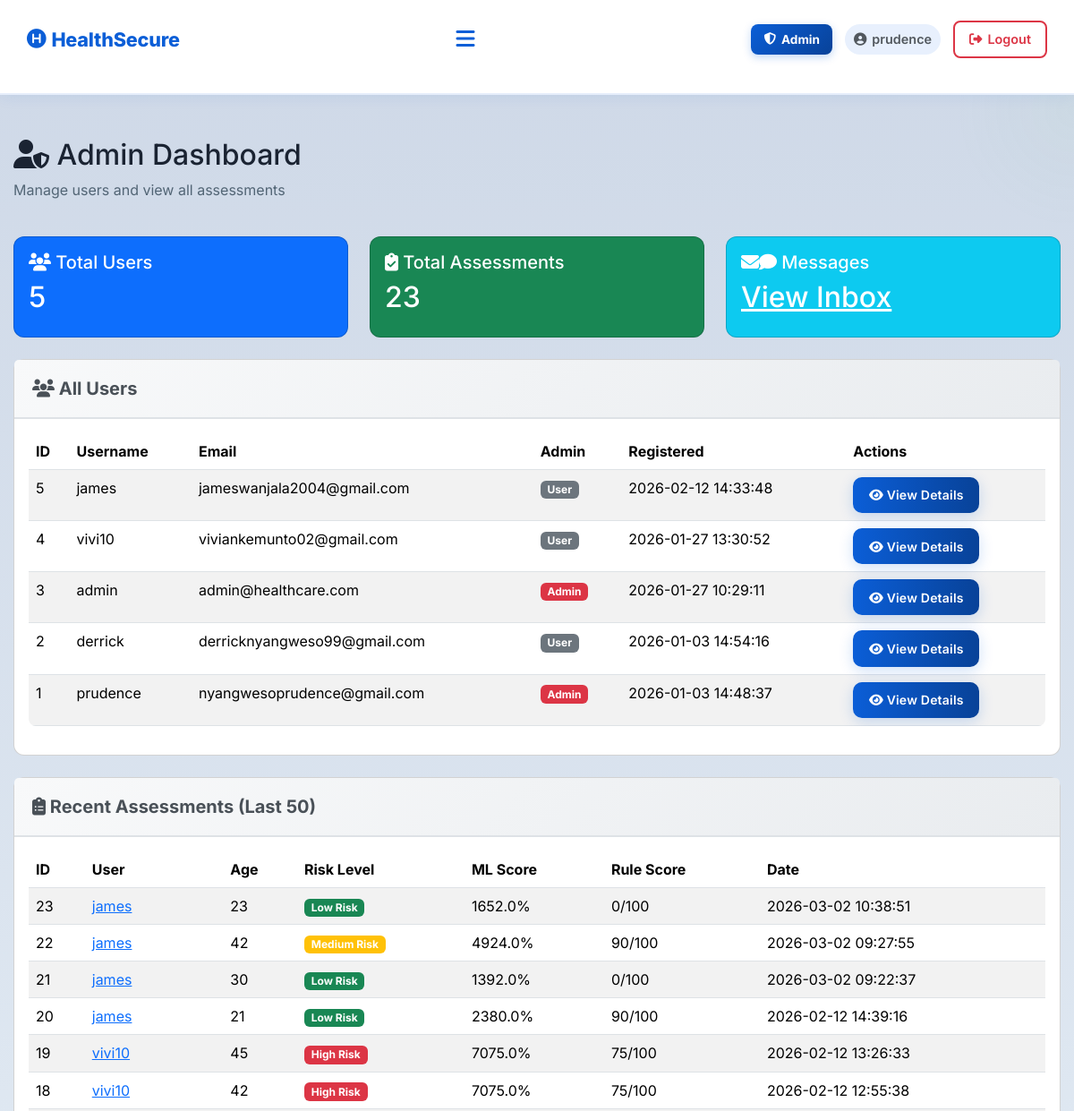
Page /admin (signed in, upper part) on the earlier database version.
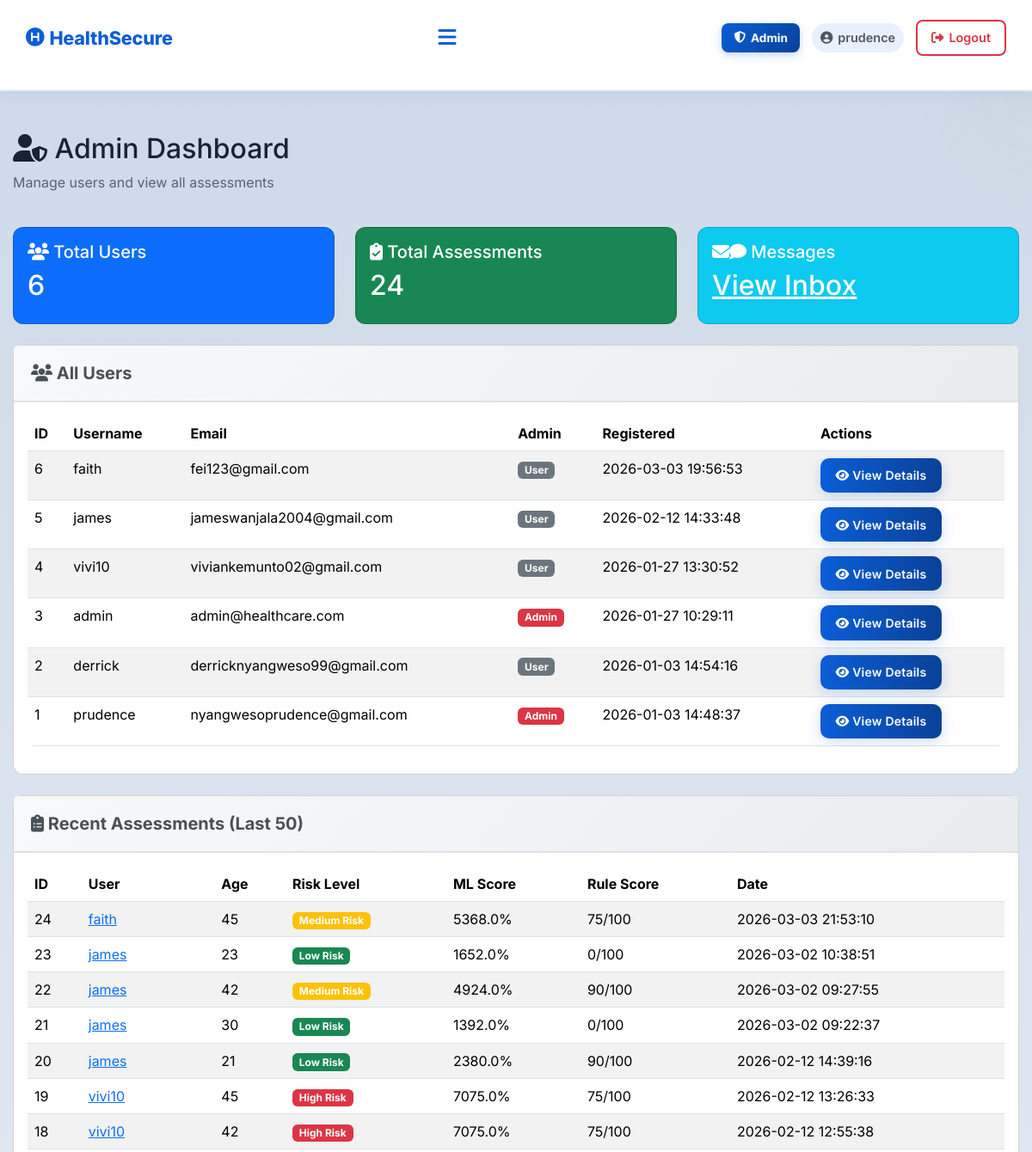
Same page on the later database version.
### tables this page shows
CREATE TABLE users (
            id INTEGER PRIMARY KEY AUTOINCREMENT,
            username TEXT UNIQUE NOT NULL,
            email TEXT UNIQUE NOT NULL,
            password TEXT NOT NULL,
            created_at TIMESTAMP DEFAULT CURRENT_TIMESTAMP
        , is_admin INTEGER DEFAULT 0);

CREATE TABLE assessments (
            id INTEGER PRIMARY KEY AUTOINCREMENT,
            user_id INTEGER NOT NULL,
            age INTEGER,
            gender TEXT,
            marital_status TEXT,
            employment_status TEXT,
            income REAL,
            children INTEGER,
            education_level TEXT,
            residence_type TEXT,
            chronic_illness TEXT,
            family_size INTEGER,
            healthcare_knowledge TEXT,
            hospital_visit_gap REAL,
            routine_checkups INTEGER,
            cancer_screening INTEGER,
            dental_checkup INTEGER,
            mental_health_support INTEGER,
            risk_level TEXT,
            probability REAL,
            created_at TIMESTAMP DEFAULT CURRENT_TIMESTAMP, rule_based_score INTEGER DEFAULT 0, rule_based_category TEXT DEFAULT "Unknown",
            FOREIGN KEY (user_id) REFERENCES users (id)
        );

### app.py (the view)
@app.route('/admin')
@admin_required
def admin_dashboard():
    conn = get_db_connection()
    users = conn.execute('SELECT * FROM users ORDER BY created_at DESC').fetchall()
    total_assessments = conn.execute('SELECT COUNT(*) as count FROM assessments').fetchone()['count']
    recent_assessments = conn.execute('''
        SELECT a.*, u.username, u.email
        FROM assessments a
        JOIN users u ON a.user_id = u.id
        ORDER BY a.created_at DESC
        LIMIT 50
    ''').fetchall()
    conn.close()
    return render_template('admin_dashboard.html',
                          username=session.get('username'),
                          users=users,
                          total_assessments=total_assessments,
                          recent_assessments=recent_assessments)

### app.py (called while the page is built)
def get_db_connection():
    conn = sqlite3.connect(DATABASE)
    conn.row_factory = sqlite3.Row
    return conn

def is_admin():
    return bool(session.get('logged_in')) and session.get('is_admin', 0) == 1

def admin_required(f):
    from functools import wraps
    @wraps(f)
    def decorated_function(*args, **kwargs):
        if not session.get('logged_in'):
            flash('Please log in to access this page.', 'warning')
            return redirect(url_for('login'))
        if not is_admin():
            flash('Access denied. Admin privileges required.', 'danger')
            return redirect(url_for('index'))
        return f(*args, **kwargs)
    return decorated_function

### templates/admin_dashboard.html (shortened to what this page needs)
{% extends 'base.html' %}
{% block extra_css %}
<link rel="stylesheet" href="{{ url_for('static', filename='css/admin.css') }}">
{% endblock %}
{% block content %}
<div class="container mt-5">
    <div class="row mb-4">
        <div class="col-12">
            <h2><i class="fas fa-user-shield"></i> Admin Dashboard</h2>
            <p class="text-muted">Manage users and view all assessments</p>
        </div>
    </div>
    <div class="row mb-4">
        <div class="col-md-4">
            <div class="card bg-primary text-white">
                <div class="card-body">
                    <h5 class="card-title"><i class="fas fa-users"></i> Total Users</h5>
                    <h2>{{ users|length }}</h2>
                </div>
            </div>
        </div>
        <div class="col-md-4">
            <div class="card bg-success text-white">
                <div class="card-body">
                    <h5 class="card-title"><i class="fas fa-clipboard-check"></i> Total Assessments</h5>
                    <h2>{{ total_assessments }}</h2>
                </div>
            </div>
        </div>
        <div class="col-md-4">
            <div class="card bg-info text-white">
                <div class="card-body">
                    <h5 class="card-title"><i class="fas fa-envelope"></i><i class="fa-solid fa-comment"></i> Messages</h5>
                    <h2><a href="{{ url_for('contact') }}" class="text-white">View Inbox</a></h2>
                </div>
            </div>
        </div>
    </div>
    <div class="card mb-4">
        <div class="card-header">
            <h5><i class="fas fa-users"></i> All Users</h5>
        </div>
        <div class="card-body">
            <div class="table-responsive">
                <table class="table table-striped table-hover">
                    <thead>
                        <tr>
                            <th>ID</th>
                            <th>Username</th>
                            <th>Email</th>
                            <th>Admin</th>
                            <th>Registered</th>
                            <th>Actions</th>
                        </tr>
                    </thead>
                    <tbody>
                        {% for user in users %}
                        <tr>
                            <td>{{ user.id }}</td>
                            <td>{{ user.username }}</td>
                            <td>{{ user.email }}</td>
                            <td>
                                {% if user.is_admin == 1 %}
                                <span class="badge bg-danger">Admin</span>
                                {% else %}
                                <span class="badge bg-secondary">User</span>
                                {% endif %}
                            </td>
                            <td>{{ user.created_at }}</td>
                            <td>
                                <a href="{{ url_for('admin_view_user', user_id=user.id) }}" class="btn btn-sm btn-primary">
                                    <i class="fas fa-eye"></i> View Details
                                </a>
                            </td>
                        </tr>
                        {% endfor %}
                    </tbody>
                </table>
            </div>
        </div>
    </div>
    <div class="card">
        <div class="card-header">
            <h5><i class="fas fa-clipboard-list"></i> Recent Assessments (Last 50)</h5>
        </div>
        <div class="card-body">
            <div class="table-responsive">
                <table class="table table-striped table-hover">
                    <thead>
                        <tr>
                            <th>ID</th>
                            <th>User</th>
                            <th>Age</th>
                            <th>Risk Level</th>
                            <th>ML Score</th>
                            <th>Rule Score</th>
                            <th>Date</th>
                        </tr>
                    </thead>
                    <tbody>
                        {% for assessment in recent_assessments %}
                        <tr>
                            <td>{{ assessment.id }}</td>
                            <td>
                                <a href="{{ url_for('admin_view_user', user_id=assessment.user_id) }}">
                                    {{ assessment.username }}
                                </a>
                            </td>
                            <td>{{ assessment.age }}</td>
                            <td>
                                {% if assessment.risk_level == 'High Risk' %}
                                <span class="badge bg-danger">{{ assessment.risk_level }}</span>
                                {% elif assessment.risk_level == 'Medium Risk' %}
                                <span class="badge bg-warning">{{ assessment.risk_level }}</span>
                                {% else %}
                                <span class="badge bg-success">{{ assessment.risk_level }}</span>
                                {% endif %}
                            </td>
                            <td>{{ (assessment.probability * 100)|round(1) }}%</td>
                            <td>{{ assessment.rule_based_score }}/100</td>
                            <td>{{ assessment.created_at }}</td>
                        </tr>
                        {% endfor %}
                    </tbody>
                </table>
            </div>
        </div>
    </div>
</div>
{% endblock %}

### templates/base.html (shortened to what this page needs)
<!DOCTYPE html>
<html lang="en">
<head>
    <link rel="stylesheet" href="https://cdn.jsdelivr.net/npm/bootstrap@5.3.2/dist/css/bootstrap.min.css">
    <link rel="stylesheet" href="https://cdnjs.cloudflare.com/ajax/libs/font-awesome/6.4.0/css/all.min.css">
    <link rel="stylesheet" href="{{ url_for('static', filename='css/base.css') }}">
    <link rel="stylesheet" href="{{ url_for('static', filename='css/style.css') }}">
    {% block extra_css %}{% endblock %}
</head>
<body>
<nav class="navbar" role="navigation" aria-label="Main navigation">
    <a href="{{ url_for('index') }}" class="logo" aria-label="HealthSecure Home">
        <i class="fa-solid fa-circle-h" aria-hidden="true"></i> HealthSecure
    </a>
    <button class="hamburger-menu" id="hamburgerBtn" aria-label="Toggle navigation" aria-expanded="false" aria-controls="navLinks">
        <i class="fa-solid fa-bars" aria-hidden="true"></i>
    </button>
    <div class="nav-right">
        {% if session.logged_in %}
            {% if session.is_admin == 1 %}
                <a href="{{ url_for('admin_dashboard') }}" class="nav-admin-link">
                    <i class="fa-solid fa-shield-halved" aria-hidden="true"></i> Admin
                </a>
            {% endif %}
            <span class="nav-username">
                <i class="fa-solid fa-circle-user" aria-hidden="true"></i> {{ session.username }}
            </span>
            <a href="{{ url_for('logout') }}" class="nav-auth-link nav-logout-link">
                <i class="fas fa-sign-out-alt" aria-hidden="true"></i> Logout
            </a>
        {% endif %}
    </div>
</nav>
<main id="main-content">
    {% block content %}{% endblock %}
</main>
</body>
</html>

### static/css/base.css (style rules this page uses)
:root { --bg: #f6f9fc; --surface: #ffffff; --primary: #0b5ed7; --primary-dark: #084298; --primary-light: #e8f0fd; --accent: #28a745; --accent-light: #d4edda; --muted: #52585e; --text: #1a2332; --soft: #eef2f6; --glass: rgba(255,255,255,0.75); --card-shadow: 0 8px 30px rgba(2,12,27,0.08); --radius: 12px; --transition: all 0.25s ease; }
* { margin: 0; padding: 0; box-sizing: border-box; font-family: "Inter", "Segoe UI", system-ui, sans-serif; }
html { overflow-x: hidden; width: 100%; }
body { background: linear-gradient(180deg, #ced8e7 0%, #eef6fb 100%); color: var(--text); -webkit-font-smoothing: antialiased; -moz-osx-font-smoothing: grayscale; position: relative; min-height: 100vh; width: 100%; max-width: 100vw; overflow-x: hidden; }
body::before { content: ""; position: absolute; top: -7%; right: -7%; width: min(420px, 50vw); height: min(420px, 50vw); max-width: 100%; background: radial-gradient(circle at 30% 30%, rgba(4, 30, 68, 0.06), transparent 30%), radial-gradient(circle at 80% 70%, rgba(123,211,137,0.04), transparent 30%); pointer-events: none; z-index: 0; }
.navbar { display: flex; align-items: center; justify-content: space-between; padding: 14px 5%; background: #ffffff; backdrop-filter: blur(10px); border-bottom: 2px solid rgba(11, 94, 215, 0.10); box-shadow: 0 2px 16px rgba(11,94,215,0.08); position: sticky; top: 0; z-index: 1000; max-width: 100vw; box-sizing: border-box; }
.logo { font-size: 1.35rem; font-weight: 800; color: var(--primary); letter-spacing: -0.2px; text-decoration: none; display: inline-flex; align-items: center; gap: 6px; flex-shrink: 0; }
.hamburger-menu { display: none; background: none; border: none; font-size: 1.5rem; color: var(--primary); cursor: pointer; padding: 8px; transition: transform 0.3s ease; }
.nav-right { display: flex; align-items: center; gap: 10px; }
.nav-username { font-weight: 600; color: var(--muted); font-size: 0.9rem; padding: 6px 10px; background: var(--primary-light); border-radius: 20px; display: flex; align-items: center; gap: 6px; }
.nav-auth-link { display: inline-flex; align-items: center; gap: 6px; padding: 8px 16px; border-radius: 8px; font-weight: 600; font-size: 0.9rem; text-decoration: none; transition: var(--transition); }
.nav-logout-link { color: #dc3545; border: 2px solid #dc3545; background: transparent; }
.nav-admin-link { color: #ffffff; background: linear-gradient(135deg, var(--primary), var(--primary-dark)); border: none; padding: 7px 14px; border-radius: 8px; font-weight: 700; font-size: 0.85rem; display: inline-flex; align-items: center; gap: 6px; text-decoration: none; box-shadow: 0 3px 10px rgba(11,94,215,0.25); transition: var(--transition); }
.btn { border-radius: 10px; padding: .6rem 1.1rem; font-weight: 700; letter-spacing: 0.2px; transition: transform .12s ease, box-shadow .12s ease, opacity .12s ease; }
.btn-primary, .btn-success { background: linear-gradient(90deg, var(--primary), var(--primary-dark)) !important; border: none !important; color: #ffffff !important; box-shadow: 0 4px 16px rgba(11,94,215,0.20); font-weight: 600; }
.card { border-radius: 12px; min-height: 100%; display: flex; flex-direction: column; }
.card-body { flex: 1; display: flex; flex-direction: column; }
.card-header { background: linear-gradient(135deg, #f8f9fa 0%, #e9ecef 100%); padding: 20px; border-bottom: 2px solid #dee2e6; }
.card-header h5 { margin: 0; color: #495057; font-weight: 700; }
.table { background: white; border-radius: 8px; overflow: hidden; }
.text-muted { color: #526575 !important; }
h1, h2, h3, p { word-wrap: break-word; }
.container, .container-fluid { max-width: 100%; }
.container { max-width: 100%; padding-left: 15px; padding-right: 15px; }
@media (max-width: 1200px) { .navbar { padding: 18px 30px; flex-direction: row; align-items: center; justify-content: space-between; flex-wrap: wrap; } }
@media (max-width: 1200px) { .hamburger-menu { display: block; order: 2; } }
@media (max-width: 1200px) { .logo { order: 1; } }
@media (max-width: 1200px) { .nav-right { order: 3; } }

### static/css/admin.css (style rules this page uses)
.table-responsive { overflow-x: auto; }

Differences in the rows shown:
added users: id "6", username "faith", email "fei123@gmail.com", is_admin "User", created_at "2026-03-03 19:56:53"
added assessments: id "24", username "faith", age "45", risk_level "Medium Risk", (assessment.probability*100)|round(1) "5368.0", rule_based_score "75", created_at "2026-03-03 21:53:10"
Other differences:
{{ users|length }}: "5" → "6"
{{ total_assessments }}: "23" → "24"
